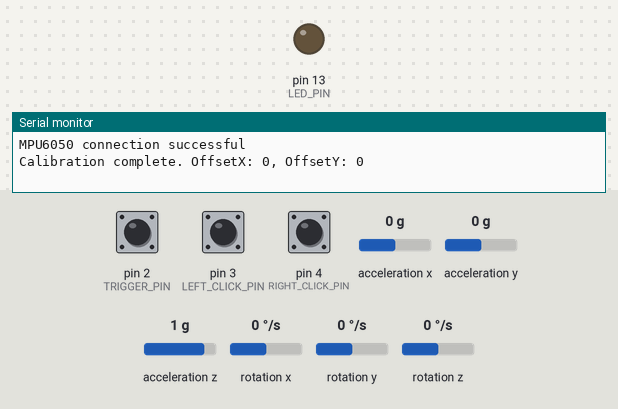
Bench run of a sketch on a simulated Arduino Uno, built with avr-gcc and run on an emulated ATmega328P. Shown: output pins drawn as LEDs (lit = HIGH), the last lines printed to the serial monitor. The test bench sets the inputs (shaded band); at power-on: pin 2 (TRIGGER_PIN) HIGH, pin 3 (LEFT_CLICK_PIN) HIGH, pin 4 (RIGHT_CLICK_PIN) HIGH, acceleration x 0 g, acceleration y 0 g, acceleration z 1 g, rotation x 0 °/s, rotation y 0 °/s, rotation z 0 °/s.

Above: at 6.5 s.
6.6 s: pin 2 (TRIGGER_PIN) pulled LOW for 0.15 s
At 6.69 s:
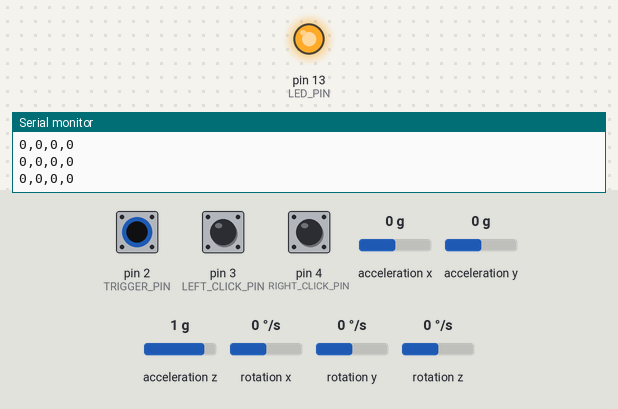
8.2 s: pin 2 (TRIGGER_PIN) pulled LOW for 3.2 s
At 12.6 s:
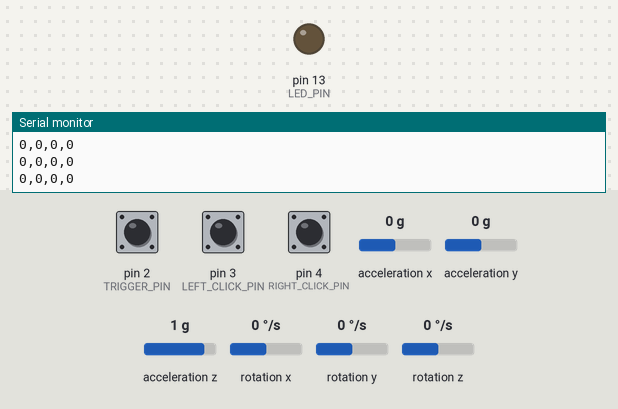
Timing chart, 0 to 14.1 s (numbered marks = the images above; inputs shaded):
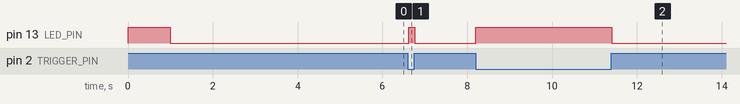

Measured:
- after the input at 6.6 s, pin 13 (LED_PIN): LOW → HIGH at once, → LOW 0.15 s later
- after the input at 8.2 s, pin 13 (LED_PIN): LOW → HIGH at once, → LOW 3.2 s later

The sketch:

AirMouse_Arduino.ino
```cpp
#include "I2Cdev.h"
#include "MPU6050.h"
#include "Wire.h"

MPU6050 mpu;

// Button pins
const int TRIGGER_PIN = 2;
const int LEFT_CLICK_PIN = 3;
const int RIGHT_CLICK_PIN = 4;
const int LED_PIN = 13;

// MPU6050 variables
int16_t ax, ay, az;
int16_t gx, gy, gz;

// Mouse control variables
int mouseX, mouseY;
bool mouseActive = false;
bool leftClick = false;
bool rightClick = false;

// Calibration values (adjust these based on your sensor)
int offsetX = 0;
int offsetY = 0;

void setup() {
    // Initialize serial communication
    Serial.begin(9600);

    // Initialize I2C
    Wire.begin();

    // Initialize MPU6050
    mpu.initialize();

    // Set pin modes
    pinMode(TRIGGER_PIN, INPUT_PULLUP);
    pinMode(LEFT_CLICK_PIN, INPUT_PULLUP);
    pinMode(RIGHT_CLICK_PIN, INPUT_PULLUP);
    pinMode(LED_PIN, OUTPUT);

    // Test MPU6050 connection
    if (mpu.testConnection()) {
        Serial.println("MPU6050 connection successful");
        digitalWrite(LED_PIN, HIGH);
        delay(1000);
        digitalWrite(LED_PIN, LOW);
    } else {
        Serial.println("MPU6050 connection failed");
        while(1) {
            digitalWrite(LED_PIN, HIGH);
            delay(200);
            digitalWrite(LED_PIN, LOW);
            delay(200);
        }
    }

    // Calibrate sensor (hold still for 3 seconds)
    delay(3000);
    calibrateSensor();
}

void loop() {
    // Check trigger button
    mouseActive = !digitalRead(TRIGGER_PIN);

    if (mouseActive) {
        digitalWrite(LED_PIN, HIGH);

        // Read MPU6050 data
        mpu.getMotion6(&ax, &ay, &az, &gx, &gy, &gz);

        // Convert gyroscope data to mouse movement
        mouseX = map(gx + offsetX, -17000, 17000, -20, 20);
        mouseY = map(gy + offsetY, -17000, 17000, -20, 20);

        // Apply deadzone to reduce jitter
        if (abs(mouseX) < 3) mouseX = 0;
        if (abs(mouseY) < 3) mouseY = 0;

        // Check click buttons
        leftClick = !digitalRead(LEFT_CLICK_PIN);
        rightClick = !digitalRead(RIGHT_CLICK_PIN);

        // Send data to Python
        Serial.print(mouseX);
        Serial.print(",");
        Serial.print(mouseY);
        Serial.print(",");
        Serial.print(leftClick ? "1" : "0");
        Serial.print(",");
        Serial.println(rightClick ? "1" : "0");

    } else {
        digitalWrite(LED_PIN, LOW);
    }

    delay(20); // Small delay for stability
}

void calibrateSensor() {
    long sumX = 0, sumY = 0;
    int samples = 100;

    for (int i = 0; i < samples; i++) {
        mpu.getMotion6(&ax, &ay, &az, &gx, &gy, &gz);
        sumX += gx;
        sumY += gy;
        delay(10);
    }

    offsetX = -(sumX / samples);
    offsetY = -(sumY / samples);

    Serial.print("Calibration complete. OffsetX: ");
    Serial.print(offsetX);
    Serial.print(", OffsetY: ");
    Serial.println(offsetY);
}
```
